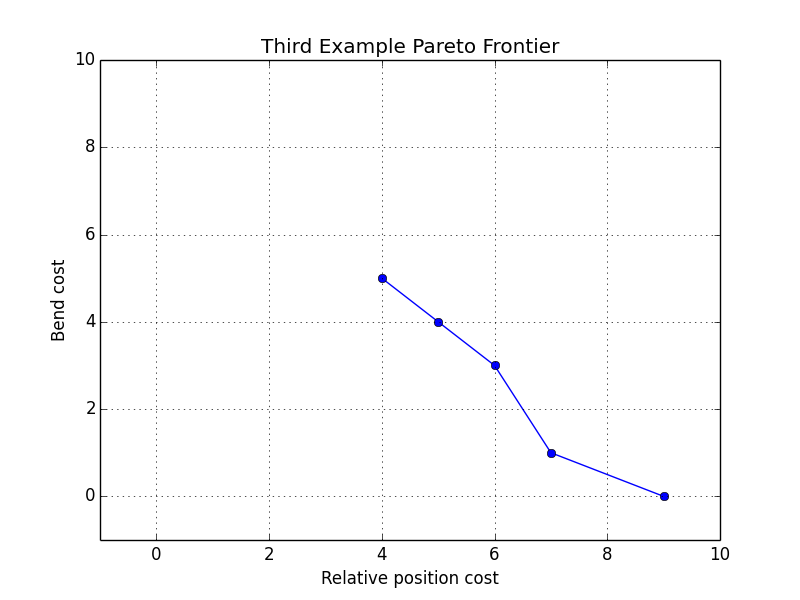

The script that drew this image:
#load all required packages
import numpy as np
import pandas as pd
from pandas import *
import matplotlib.pyplot as plt
#import matplotlib as mpl
from matplotlib import axes
from pylab import *
import matplotlib.cm as cm
#import itertools

bend = [4,5,6,7,9]
rpos = [5,4,3,1,0]

plt.plot(bend, rpos, marker='o')
        

#color=next(colors)
plt.axis([-1, 10, -1, 10])
plt.xlabel('Relative position cost')
plt.ylabel('Bend cost')
plt.title('Third Example Pareto Frontier')
#plt.spines.set_color('none')
#plt.legend(loc='upper left')
plt.grid(True)
plt.show()
